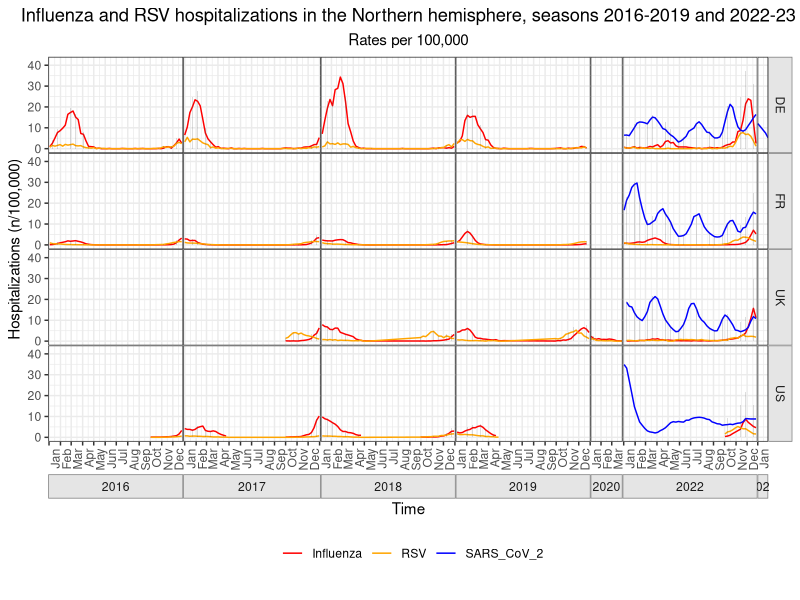
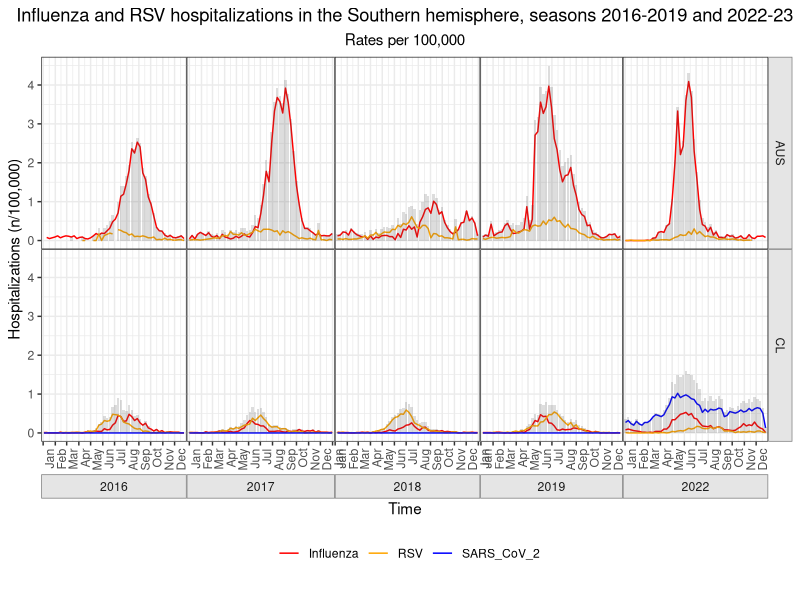
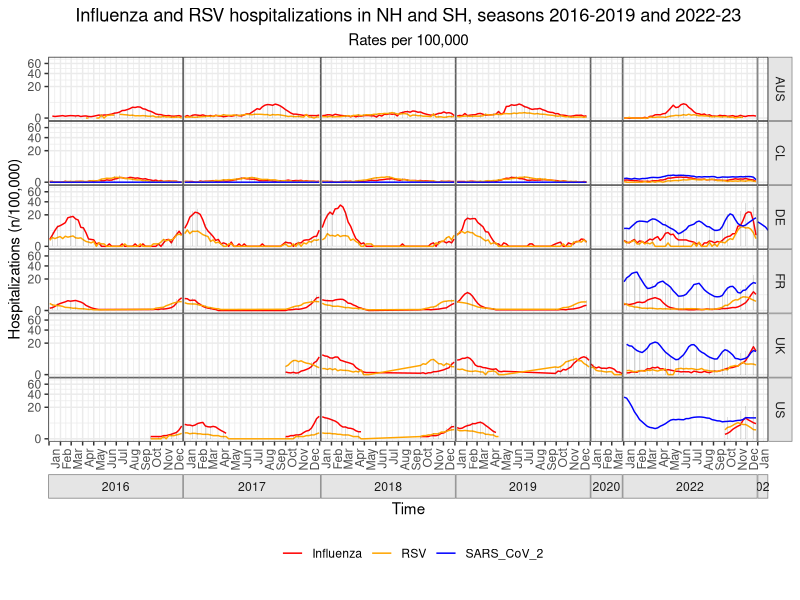
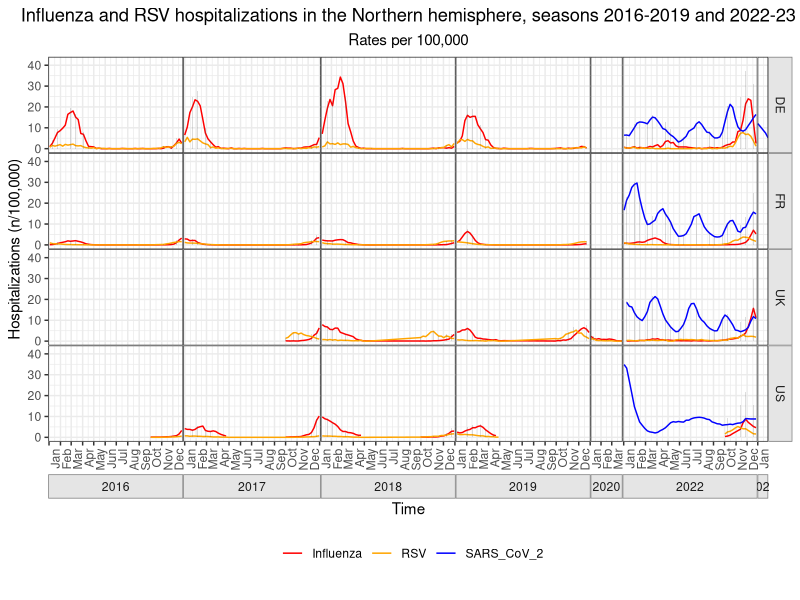
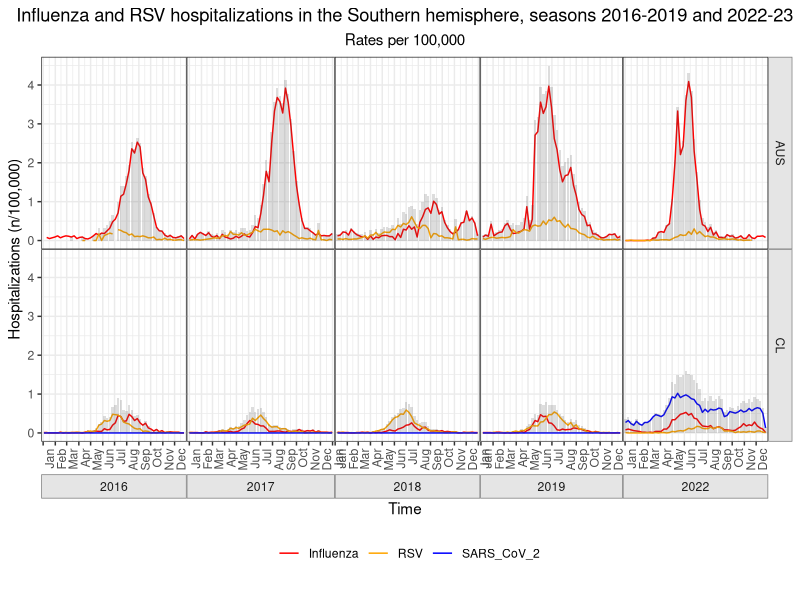
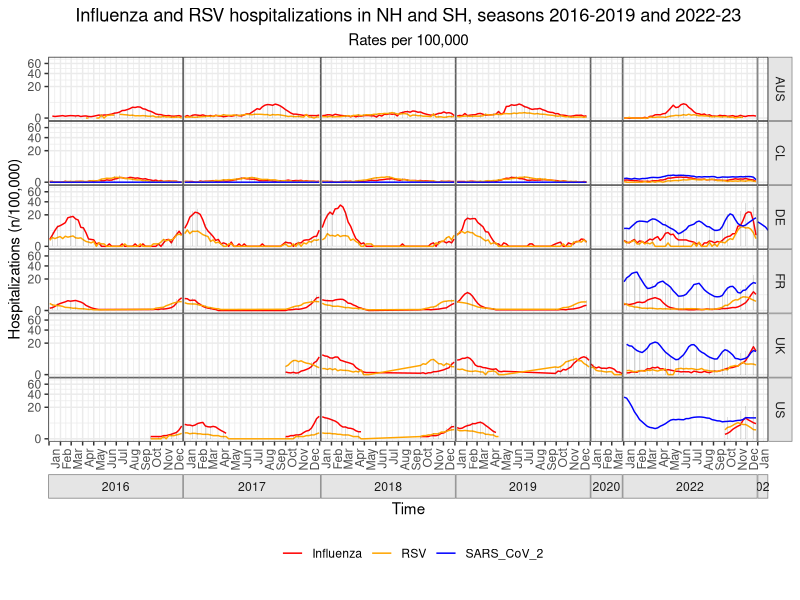

R code for these plots, in order:
library(tidyverse)
library(lubridate)

data <- read.csv(file='data/merged_data/merged_data2.csv')

# Overall hospitalization by virus (Influenza, RSV, COVID-19) for the NH and SH 
# (complete time series for full time period: 2016 - 2023)
# Design: line graph
# X-axis: 2016 - 2023 with a second x-axis label that identifies the seasons

data$start_date <- as.Date(data$start_date)

date_breaks <- data$start_date
epi <- data$week

breaks_mo <- seq(min(data$start_date), max(data$start_date), by="4 months")

x <- data |> filter(age_group=="ALL") |> 
        mutate(hsp_x=hsp_rate_flu+hsp_rate_rsv+ifelse(is.na(hsp_rate_covid19)==TRUE,0,hsp_rate_covid19))



?sum

# this is messy 

# data |> filter(year < 2021, age_group=="ALL") |> ggplot()+
#      geom_line(mapping = aes(start_date, hsp_rate_flu, color='Influenza')) +
#      geom_line(mapping = aes(start_date, hsp_rate_rsv, color='RSV')) +
#      scale_color_manual("", 
#                         breaks = c('Influenza','RSV'),
#                         values = c("Influenza"="red", "RSV"="orange"))+
#      scale_x_date(
#           date_breaks = "4 weeks",
#           date_minor_breaks = "1 week",
#           date_labels = "%b %Y"
#      ) +
#      scale_y_sqrt() +
#      theme_bw() +
#      theme(axis.text.x = element_text(
#           angle = 90,
#           vjust = 0.5,
#           hjust = 1
#      ))+
#      theme(legend.position = 'none')

###


# 
# data <- data |> mutate(hsp_rate_flu = 
#                                case_when(country == "FR" ~ (hsp_abs_flu *100000 /(68000000 * 0.007)),
#                                          TRUE ~ hsp_rate_flu)) |> 
#         mutate(hsp_rate_rsv = 
#                        case_when(country == "FR" ~ (hsp_abs_rsv *100000 /(68000000 * 0.007)),
#                                  TRUE ~ hsp_rate_rsv))


Figure_1_NH <- x |> filter(hemisphere=='NH', age_group=="ALL", data_source!="FluNet - Sentinel") |> 
     filter(country!="UK" | year!=2020 | week<15) |> 
     ggplot()+
     geom_line(mapping = aes(start_date, hsp_rate_flu, color="Influenza")) +
     geom_line(mapping = aes(start_date, hsp_rate_rsv, color="RSV")) +
     geom_line(mapping=aes(start_date,hsp_rate_covid19,color='SARS_CoV_2')) +
        geom_col(mapping=aes(start_date, hsp_x), alpha=0.2)+
     scale_color_manual("", 
                           breaks = c('Influenza','RSV','SARS_CoV_2'),
                           values = c("Influenza"="red", "RSV"="orange",'SARS_CoV_2'='blue'))+
     scale_x_date(date_labels="%b", date_breaks="month", expand=c(0.01,0)) +
     facet_grid(country ~ year(start_date), space="free_x", scales="free_x", switch="x") +
     theme_bw() +
     theme(strip.placement = "outside",
           strip.background = element_rect(fill="grey90", color="grey50"),
           panel.spacing=unit(0,"cm"))+
     theme(axis.text.x = element_text(
          angle = 90,
          vjust = 1.2,
          hjust = 1
     ), 
     plot.title=element_text(hjust=0.5),
     plot.subtitle = element_text(hjust=0.5))+
     theme(legend.position = 'bottom')+
     labs(title="Influenza and RSV hospitalizations in the Northern hemisphere, seasons 2016-2019 and 2022-23",
          subtitle="Rates per 100,000", x="Time", y="Hospitalizations (n/100,000)", caption="")

Figure_1_NH

Figure_1_SH <- x |> filter(hemisphere=='SH', age_group=="ALL") |> 
     filter(data_source!="AUS DOH") |> 
     ggplot()+
        geom_line(mapping = aes(start_date, hsp_rate_flu, color="Influenza")) +     
        geom_line(mapping = aes(start_date, hsp_rate_rsv, color="RSV")) +
        geom_line(mapping=aes(start_date,hsp_rate_covid19,color='SARS_CoV_2')) +
        geom_col(mapping=aes(start_date, hsp_x), alpha=0.2)+
        scale_color_manual("", 
                           breaks = c('Influenza','RSV','SARS_CoV_2'),
                           values = c("Influenza"="red", "RSV"="orange",'SARS_CoV_2'='blue'))+
     scale_x_date(date_labels="%b", date_breaks="month", expand=c(0.01,0)) +
     facet_grid(country ~ year(start_date), space="free_x", scales="free_x", switch="x") +
     theme_bw() +
     theme(strip.placement = "outside",
           strip.background = element_rect(fill="grey90", color="grey50"),
           panel.spacing=unit(0,"cm"))+
     theme(axis.text.x = element_text(
          angle = 90,
          vjust = 1.2,
          hjust = 1
     ), 
     plot.title=element_text(hjust=0.5),
     plot.subtitle = element_text(hjust=0.5))+
     theme(legend.position = 'bottom')+
     labs(title="Influenza and RSV hospitalizations in the Southern hemisphere, seasons 2016-2019 and 2022-23",
          subtitle="Rates per 100,000", x="Time", y="Hospitalizations (n/100,000)", caption="")

Figure_1_SH

Figure_1_Both <- x |> filter(age_group=="ALL") |> 
     filter(data_source!="AUS DOH", data_source!="FluNet - Sentinel") |> 
     filter(country!="UK" | year!=2020 | week<15) |> 
     ggplot()+
        geom_line(mapping = aes(start_date, hsp_rate_flu, color="Influenza")) +
        geom_line(mapping = aes(start_date, hsp_rate_rsv, color="RSV")) +
        geom_line(mapping=aes(start_date,hsp_rate_covid19,color='SARS_CoV_2')) +
        geom_col(mapping=aes(start_date, hsp_x), alpha=0.2)+
        scale_color_manual("", 
                           breaks = c('Influenza','RSV','SARS_CoV_2'),
                           values = c("Influenza"="red", "RSV"="orange",'SARS_CoV_2'='blue'))+
     scale_x_date(date_labels="%b", date_breaks="month", expand=c(0.01,0)) +
     facet_grid(country ~ year(start_date), space="free_x", scales="free_x", switch="x") +
     theme_bw() +
     theme(strip.placement = "outside",
           strip.background = element_rect(fill="grey90", color="grey50"),
           panel.spacing=unit(0,"cm"))+
     theme(axis.text.x = element_text(
          angle = 90,
          vjust = 1.2,
          hjust = 1
     ), 
     plot.title=element_text(hjust=0.5),
     plot.subtitle = element_text(hjust=0.5))+
     scale_y_sqrt()+
     theme(legend.position = 'bottom')+
     labs(title="Influenza and RSV hospitalizations in NH and SH, seasons 2016-2019 and 2022-23",
          subtitle="Rates per 100,000", x="Time", y="Hospitalizations (n/100,000)", caption="")

Figure_1_Both


ggsave(
        'output/Fig 01 - Hospitalization rates per 100k/Figure_1_NH_20220126.png',
        Figure_1_NH,
        width=16,
        height=9
)


ggsave(
        'output/Fig 01 - Hospitalization rates per 100k/Figure_1_SH_20220126.png',
        Figure_1_SH,
        width=16,
        height=9
)

ggsave(
        'output/Fig 01 - Hospitalization rates per 100k/Figure_1_Both_20220126.png',
        Figure_1_Both,
        width=16,
        height=9
)
